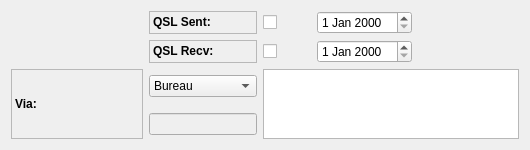
        <widget class="QWidget" name="qsl">
         <attribute name="title">
          <string>QSL</string>
         </attribute>
         <layout class="QGridLayout" name="gridLayout_2">
          <item row="0" column="0">
           <spacer name="horizontalSpacer_3">
            <property name="orientation">
             <enum>Qt::Horizontal</enum>
            </property>
            <property name="sizeHint" stdset="0">
             <size>
              <width>40</width>
              <height>20</height>
             </size>
            </property>
           </spacer>
          </item>
          <item row="1" column="0">
           <spacer name="horizontalSpacer_4">
            <property name="orientation">
             <enum>Qt::Horizontal</enum>
            </property>
            <property name="sizeHint" stdset="0">
             <size>
              <width>132</width>
              <height>20</height>
             </size>
            </property>
           </spacer>
          </item>
          <item row="2" column="0" rowspan="2">
           <widget class="QLabel" name="textLabel4_3">
            <property name="frameShape">
             <enum>QFrame::StyledPanel</enum>
            </property>
            <property name="frameShadow">
             <enum>QFrame::Raised</enum>
            </property>
            <property name="text">
             <string>&lt;b&gt;Via:&lt;/b&gt;</string>
            </property>
            <property name="wordWrap">
             <bool>false</bool>
            </property>
           </widget>
          </item>
          <item row="2" column="1">
           <widget class="QComboBox" name="QSLcomboBox">
            <property name="toolTip">
             <string>How to send the QSL</string>
            </property>
            <item>
             <property name="text">
              <string>Bureau</string>
             </property>
            </item>
            <item>
             <property name="text">
              <string>No QSL</string>
             </property>
            </item>
            <item>
             <property name="text">
              <string>QRZ.com</string>
             </property>
            </item>
            <item>
             <property name="text">
              <string>Manager</string>
             </property>
            </item>
            <item>
             <property name="text">
              <string>Direct</string>
             </property>
            </item>
           </widget>
          </item>
          <item row="2" column="2" rowspan="2" colspan="4">
           <widget class="QPlainTextEdit" name="QSLInfotextEdit"/>
          </item>
          <item row="3" column="1">
           <widget class="QLineEdit" name="qslVialineEdit">
            <property name="enabled">
             <bool>false</bool>
            </property>
            <property name="toolTip">
             <string>Manager's QRZ</string>
            </property>
           </widget>
          </item>
          <item row="0" column="1">
           <widget class="QLabel" name="textLabel2_2">
            <property name="frameShape">
             <enum>QFrame::StyledPanel</enum>
            </property>
            <property name="frameShadow">
             <enum>QFrame::Raised</enum>
            </property>
            <property name="text">
             <string>&lt;b&gt;QSL Sent:&lt;/b&gt;</string>
            </property>
            <property name="wordWrap">
             <bool>false</bool>
            </property>
           </widget>
          </item>
          <item row="1" column="1">
           <widget class="QLabel" name="textLabel3_2">
            <property name="font">
             <font/>
            </property>
            <property name="frameShape">
             <enum>QFrame::StyledPanel</enum>
            </property>
            <property name="frameShadow">
             <enum>QFrame::Raised</enum>
            </property>
            <property name="text">
             <string>&lt;b&gt;QSL Recv:&lt;/b&gt;</string>
            </property>
            <property name="wordWrap">
             <bool>false</bool>
            </property>
           </widget>
          </item>
          <item row="1" column="2">
           <widget class="QCheckBox" name="QSLReccheckBox">
            <property name="toolTip">
             <string>QSL card received</string>
            </property>
            <property name="text">
             <string/>
            </property>
           </widget>
          </item>
          <item row="0" column="2">
           <widget class="QCheckBox" name="QSLSentcheckBox">
            <property name="toolTip">
             <string>Send the QSL</string>
            </property>
            <property name="text">
             <string/>
            </property>
           </widget>
          </item>
          <item row="1" column="3">
           <widget class="QDateEdit" name="QSLRecdateEdit"/>
          </item>
          <item row="0" column="3">
           <widget class="QDateEdit" name="QSLSentdateEdit"/>
          </item>
         </layout>
        </widget>
